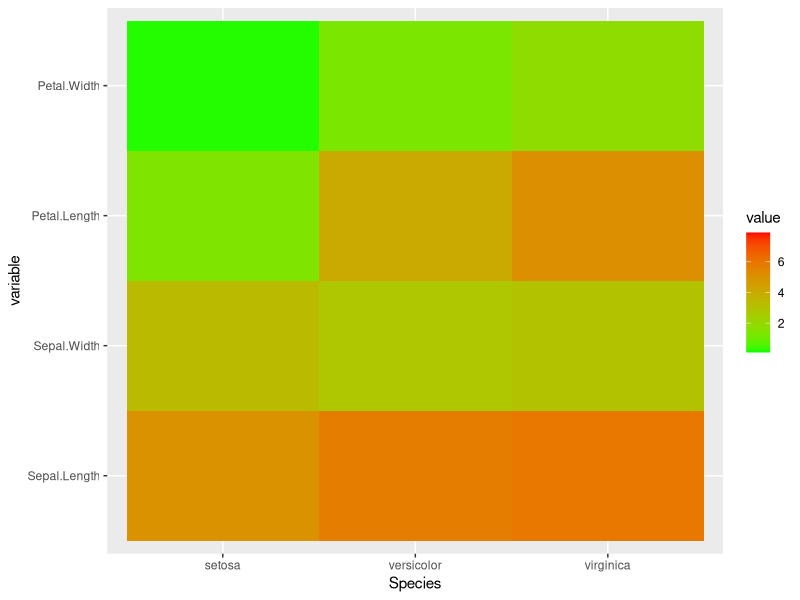

This chart was generated by the following R code:
# heat maps
library(ggplot2)
data("iris")
x= iris
install.packages("reshape")
library(reshape)

x1 <- melt(x)
View(x)
View(x1)
# to make a heatmap, you have to combine numeric variables in one column and cetagoric in other, like in x1
ggplot(data= x1, mapping = aes(x= Species, y= variable, fill= value))+
  geom_tile()+ scale_fill_gradient(low= "green", high = "red")
